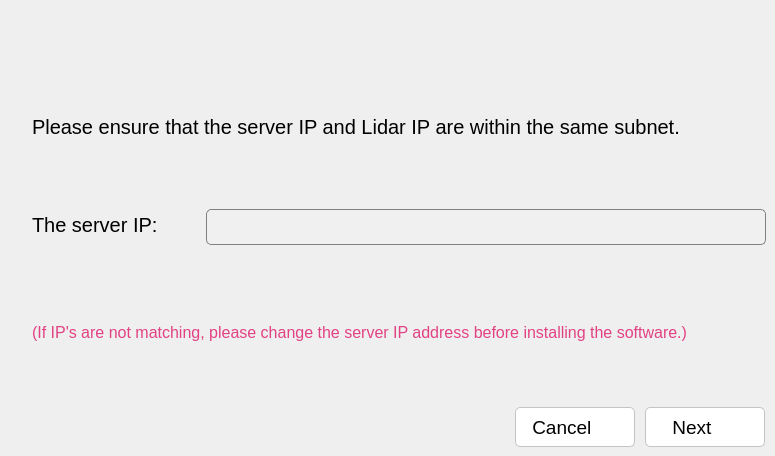
    <widget class="QWidget" name="ipConfirm">
     <widget class="QLabel" name="label">
      <property name="geometry">
       <rect>
        <x>32</x>
        <y>94</y>
        <width>731</width>
        <height>65</height>
       </rect>
      </property>
      <property name="font">
       <font>
        <family>Ubuntu</family>
        <pointsize>15</pointsize>
       </font>
      </property>
      <property name="text">
       <string>Please ensure that the server IP and Lidar IP are within the same subnet.</string>
      </property>
      <property name="scaledContents">
       <bool>false</bool>
      </property>
      <property name="wordWrap">
       <bool>true</bool>
      </property>
     </widget>
     <widget class="QLabel" name="miniLogoPicIC">
      <property name="geometry">
       <rect>
        <x>330</x>
        <y>40</y>
        <width>132</width>
        <height>20</height>
       </rect>
      </property>
      <property name="text">
       <string/>
      </property>
      <property name="alignment">
       <set>Qt::AlignCenter</set>
      </property>
     </widget>
     <widget class="QLabel" name="label_2">
      <property name="geometry">
       <rect>
        <x>32</x>
        <y>209</y>
        <width>161</width>
        <height>32</height>
       </rect>
      </property>
      <property name="font">
       <font>
        <pointsize>15</pointsize>
       </font>
      </property>
      <property name="text">
       <string>The server IP:</string>
      </property>
     </widget>
     <widget class="QLineEdit" name="ipIC">
      <property name="enabled">
       <bool>false</bool>
      </property>
      <property name="geometry">
       <rect>
        <x>206</x>
        <y>209</y>
        <width>560</width>
        <height>36</height>
       </rect>
      </property>
      <property name="font">
       <font>
        <pointsize>14</pointsize>
       </font>
      </property>
      <property name="styleSheet">
       <string notr="true">background-color:#f0f0f0;border:1px solid grey;border-radius: 5px;color:black;
</string>
      </property>
      <property name="text">
       <string/>
      </property>
     </widget>
     <widget class="QLabel" name="tipLabelIC">
      <property name="geometry">
       <rect>
        <x>32</x>
        <y>300</y>
        <width>731</width>
        <height>65</height>
       </rect>
      </property>
      <property name="font">
       <font>
        <family>Ubuntu</family>
        <pointsize>12</pointsize>
       </font>
      </property>
      <property name="styleSheet">
       <string notr="true">color:#E24183;</string>
      </property>
      <property name="text">
       <string>(If IP's are not matching, please change the server IP address before installing the software.)</string>
      </property>
      <property name="scaledContents">
       <bool>false</bool>
      </property>
      <property name="wordWrap">
       <bool>true</bool>
      </property>
     </widget>
     <widget class="QLabel" name="cancelPicIC">
      <property name="geometry">
       <rect>
        <x>605</x>
        <y>420</y>
        <width>16</width>
        <height>16</height>
       </rect>
      </property>
      <property name="text">
       <string/>
      </property>
     </widget>
     <widget class="QLabel" name="okPicIC">
      <property name="geometry">
       <rect>
        <x>730</x>
        <y>420</y>
        <width>16</width>
        <height>16</height>
       </rect>
      </property>
      <property name="text">
       <string/>
      </property>
     </widget>
     <widget class="QPushButton" name="cancelBtnIC">
      <property name="enabled">
       <bool>true</bool>
      </property>
      <property name="geometry">
       <rect>
        <x>515</x>
        <y>407</y>
        <width>120</width>
        <height>40</height>
       </rect>
      </property>
      <property name="font">
       <font>
        <pointsize>14</pointsize>
       </font>
      </property>
      <property name="cursor">
       <cursorShape>PointingHandCursor</cursorShape>
      </property>
      <property name="styleSheet">
       <string notr="true">border:1px solid #c4c4c4;border-radius: 5px;background-color:white;</string>
      </property>
      <property name="text">
       <string>Cancel     </string>
      </property>
     </widget>
     <widget class="QPushButton" name="okBtnIC">
      <property name="enabled">
       <bool>true</bool>
      </property>
      <property name="geometry">
       <rect>
        <x>645</x>
        <y>407</y>
        <width>120</width>
        <height>40</height>
       </rect>
      </property>
      <property name="font">
       <font>
        <pointsize>14</pointsize>
       </font>
      </property>
      <property name="cursor">
       <cursorShape>PointingHandCursor</cursorShape>
      </property>
      <property name="styleSheet">
       <string notr="true">border:1px solid #c4c4c4;border-radius: 5px;background-color:white;</string>
      </property>
      <property name="text">
       <string>Next     </string>
      </property>
     </widget>
     <zorder>label</zorder>
     <zorder>miniLogoPicIC</zorder>
     <zorder>label_2</zorder>
     <zorder>ipIC</zorder>
     <zorder>tipLabelIC</zorder>
     <zorder>cancelBtnIC</zorder>
     <zorder>okBtnIC</zorder>
     <zorder>cancelPicIC</zorder>
     <zorder>okPicIC</zorder>
    </widget>
